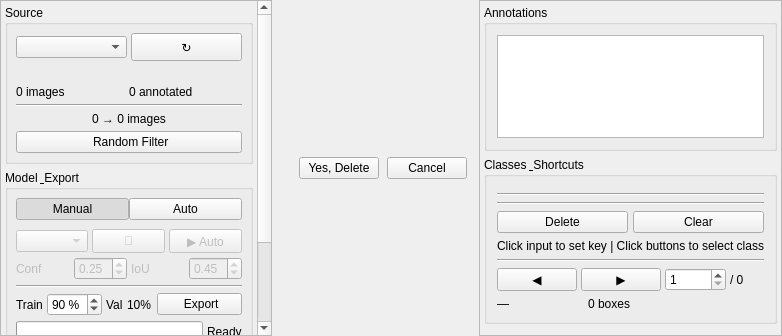
<?xml version="1.0" encoding="UTF-8"?>
<ui version="4.0">
 <class>LabelPage</class>
 <widget class="QWidget" name="LabelPage">
  <layout class="QVBoxLayout" name="mainLo">
   <property name="leftMargin"><number>0</number></property>
   <property name="topMargin"><number>0</number></property>
   <property name="rightMargin"><number>0</number></property>
   <property name="bottomMargin"><number>0</number></property>
   <property name="spacing"><number>0</number></property>

   <item><layout class="QHBoxLayout" name="mainLoH">
    <property name="spacing"><number>0</number></property>

    <!-- ═══ LEFT PANEL ═══ -->
    <item><widget class="QScrollArea" name="leftScroll">
     <property name="widgetResizable"><bool>true</bool></property>
     <property name="horizontalScrollBarPolicy"><enum>Qt::ScrollBarAlwaysOff</enum></property>
     <property name="fixedWidth"><number>280</number></property>
     <widget class="QWidget" name="leftPanel">
      <layout class="QVBoxLayout" name="leftLo">
       <property name="spacing"><number>6</number></property>
       <property name="leftMargin"><number>4</number></property>
       <property name="topMargin"><number>4</number></property>
       <property name="rightMargin"><number>4</number></property>
       <property name="bottomMargin"><number>4</number></property>

       <!-- Source -->
       <item><widget class="QGroupBox" name="sourceGroup">
        <property name="title"><string>Source</string></property>
        <layout class="QVBoxLayout" name="sourceLo">
         <property name="spacing"><number>5</number></property>
         <property name="leftMargin"><number>8</number></property>
         <property name="topMargin"><number>8</number></property>
         <property name="rightMargin"><number>8</number></property>
         <property name="bottomMargin"><number>8</number></property>

         <item><layout class="QHBoxLayout" name="sourceRow">
          <property name="spacing"><number>4</number></property>
          <item><widget class="QComboBox" name="srcCombo">
           <property name="minimumHeight"><number>28</number></property>
          </widget></item>
          <item><widget class="QPushButton" name="srcRefreshBtn">
           <property name="text"><string>↻</string></property>
           <property name="minimumSize"><size><width>36</width><height>28</height></size></property>
          </widget></item>
         </layout></item>

         <item><widget class="QLabel" name="srcPathLabel">
          <property name="wordWrap"><bool>true</bool></property>
         </widget></item>

         <item><layout class="QHBoxLayout" name="sourceStatsRow">
          <property name="spacing"><number>6</number></property>
          <item><widget class="QLabel" name="countLabel">
           <property name="text"><string>0 images</string></property>
          </widget></item>
          <item><widget class="QLabel" name="annotatedLabel">
           <property name="text"><string>0 annotated</string></property>
          </widget></item>
          <item><spacer name="sourceStatsSpacer"><property name="orientation"><enum>Qt::Horizontal</enum></property></spacer></item>
         </layout></item>

         <item><widget class="QFrame" name="sourceSep">
          <property name="frameShape"><enum>QFrame::HLine</enum></property>
          <property name="frameShadow"><enum>QFrame::Sunken</enum></property>
         </widget></item>

         <item><widget class="QLabel" name="filterStatsLabel">
          <property name="text"><string>0 → 0 images</string></property>
          <property name="alignment"><enum>Qt::AlignCenter</enum></property>
         </widget></item>

         <item><widget class="QPushButton" name="filterBtn">
          <property name="text"><string> Random Filter</string></property>
          <property name="objectName"><string>pri</string></property>
          <property name="minimumHeight"><number>26</number></property>
         </widget></item>
        </layout>
       </widget></item>

       <!-- Model & Export -->
       <item><widget class="QGroupBox" name="modelGroup">
        <property name="title"><string>Model &amp; Export</string></property>
        <layout class="QVBoxLayout" name="modelLo">
         <property name="spacing"><number>5</number></property>
         <property name="leftMargin"><number>8</number></property>
         <property name="topMargin"><number>8</number></property>
         <property name="rightMargin"><number>8</number></property>
         <property name="bottomMargin"><number>8</number></property>

         <!-- Mode toggle -->
         <item><layout class="QHBoxLayout" name="modeRow">
          <property name="spacing"><number>0</number></property>
          <item><widget class="QFrame" name="modeContainer">
           <layout class="QHBoxLayout" name="modeLo">
            <property name="spacing"><number>0</number></property>
            <property name="leftMargin"><number>0</number></property>
            <property name="topMargin"><number>0</number></property>
            <property name="rightMargin"><number>0</number></property>
            <property name="bottomMargin"><number>0</number></property>
            <item><widget class="QPushButton" name="modeManual">
             <property name="text"><string>Manual</string></property>
             <property name="checkable"><bool>true</bool></property>
             <property name="checked"><bool>true</bool></property>
             <property name="minimumHeight"><number>26</number></property>
            </widget></item>
            <item><widget class="QPushButton" name="modeAuto">
             <property name="text"><string>Auto</string></property>
             <property name="checkable"><bool>true</bool></property>
             <property name="minimumHeight"><number>26</number></property>
            </widget></item>
           </layout>
          </widget></item>
         </layout></item>

         <!-- Auto panel -->
         <item><widget class="QWidget" name="autoPanel">
          <property name="enabled"><bool>false</bool></property>
          <layout class="QVBoxLayout" name="autoLo">
           <property name="spacing"><number>4</number></property>
           <property name="leftMargin"><number>0</number></property>
           <property name="topMargin"><number>4</number></property>
           <property name="rightMargin"><number>0</number></property>
           <property name="bottomMargin"><number>0</number></property>

           <item><layout class="QHBoxLayout" name="modelRow">
            <property name="spacing"><number>4</number></property>
            <item><widget class="QComboBox" name="modelCombo">
             <property name="minimumHeight"><number>24</number></property>
            </widget></item>
            <item><widget class="QPushButton" name="browseModelBtn">
             <property name="text"><string>📁</string></property>
             <property name="minimumSize"><size><width>36</width><height>24</height></size></property>
            </widget></item>
            <item><widget class="QPushButton" name="autoBtn">
             <property name="text"><string>▶ Auto</string></property>
             <property name="objectName"><string>pri</string></property>
             <property name="minimumSize"><size><width>72</width><height>24</height></size></property>
            </widget></item>
           </layout></item>

           <item><layout class="QHBoxLayout" name="confRow">
            <property name="spacing"><number>4</number></property>
            <item><widget class="QLabel" name="confLabel">
             <property name="text"><string>Conf</string></property>
            </widget></item>
            <item><widget class="QDoubleSpinBox" name="alConf">
             <property name="minimum"><double>0.01</double></property>
             <property name="maximum"><double>0.99</double></property>
             <property name="value"><double>0.25</double></property>
             <property name="singleStep"><double>0.05</double></property>
             <property name="decimals"><number>2</number></property>
             <property name="minimumHeight"><number>24</number></property>
            </widget></item>
            <item><widget class="QLabel" name="iouLabel">
             <property name="text"><string>IoU</string></property>
            </widget></item>
            <item><widget class="QDoubleSpinBox" name="alIou">
             <property name="minimum"><double>0.01</double></property>
             <property name="maximum"><double>0.99</double></property>
             <property name="value"><double>0.45</double></property>
             <property name="singleStep"><double>0.05</double></property>
             <property name="decimals"><number>2</number></property>
             <property name="minimumHeight"><number>24</number></property>
            </widget></item>
           </layout></item>
          </layout>
         </widget></item>

         <!-- Separator -->
         <item><widget class="QFrame" name="exportSep">
          <property name="frameShape"><enum>QFrame::HLine</enum></property>
          <property name="frameShadow"><enum>QFrame::Sunken</enum></property>
         </widget></item>

         <!-- Export row -->
         <item><layout class="QHBoxLayout" name="exportRow">
          <property name="spacing"><number>6</number></property>
          <item><layout class="QHBoxLayout" name="trainRatioRow">
           <property name="spacing"><number>4</number></property>
           <item><widget class="QLabel" name="trainLabel">
            <property name="text"><string>Train</string></property>
           </widget></item>
           <item><widget class="QSpinBox" name="trainRatio">
            <property name="minimum"><number>50</number></property>
            <property name="maximum"><number>99</number></property>
            <property name="value"><number>90</number></property>
            <property name="suffix"><string> %</string></property>
            <property name="minimumHeight"><number>24</number></property>
           </widget></item>
           <item><widget class="QLabel" name="valLabel2">
            <property name="text"><string>Val</string></property>
           </widget></item>
           <item><widget class="QLabel" name="valLabel">
            <property name="text"><string>10%</string></property>
           </widget></item>
          </layout></item>
          <item><widget class="QPushButton" name="exportBtn">
           <property name="text"><string> Export</string></property>
           <property name="objectName"><string>pri</string></property>
           <property name="minimumHeight"><number>24</number></property>
          </widget></item>
         </layout></item>

         <!-- Progress & status -->
         <item><layout class="QHBoxLayout" name="exportStatusRow">
          <property name="spacing"><number>4</number></property>
          <item><widget class="QProgressBar" name="exportBar">
           <property name="minimumHeight"><number>4</number></property>
           <property name="textVisible"><bool>false</bool></property>
          </widget></item>
          <item><widget class="QLabel" name="exportStatus">
           <property name="text"><string>Ready</string></property>
          </widget></item>
         </layout></item>
        </layout>
       </widget></item>

       <!-- Stats -->
       <item><widget class="QGroupBox" name="statsGroup">
        <property name="title"><string>Class Distribution</string></property>
        <layout class="QVBoxLayout" name="statsLo">
         <property name="spacing"><number>6</number></property>
         <property name="leftMargin"><number>8</number></property>
         <property name="topMargin"><number>8</number></property>
         <property name="rightMargin"><number>8</number></property>
         <property name="bottomMargin"><number>8</number></property>

         <item><layout class="QHBoxLayout" name="statsHeader">
          <property name="spacing"><number>4</number></property>
          <item><widget class="QLabel" name="statsHeaderClass">
           <property name="text"><string>Class</string></property>
          </widget></item>
          <item><widget class="QLabel" name="statsHeaderCount">
           <property name="text"><string>Count</string></property>
          </widget></item>
          <item><widget class="QLabel" name="statsHeaderPct">
           <property name="text"><string>%</string></property>
          </widget></item>
          <item><widget class="QLabel" name="statsHeaderDist">
           <property name="text"><string>Distribution</string></property>
          </widget></item>
         </layout></item>

         <item><widget class="QLabel" name="statsSummary">
          <property name="text"><string>0 images · 0 instances</string></property>
         </widget></item>

         <item><widget class="QWidget" name="statsContainer" native="true">
          <layout class="QVBoxLayout" name="statsContainerLo">
           <property name="spacing"><number>4</number></property>
           <property name="leftMargin"><number>0</number></property>
           <property name="topMargin"><number>0</number></property>
           <property name="rightMargin"><number>0</number></property>
           <property name="bottomMargin"><number>0</number></property>
          </layout>
         </widget></item>
        </layout>
       </widget></item>

       <item><spacer name="leftSpacer"><property name="orientation"><enum>Qt::Vertical</enum></property></spacer></item>
      </layout>
     </widget>
    </widget></item>

    <!-- ═══ CENTER: Canvas ═══ -->
    <item><widget class="QWidget" name="centerPanel">
     <layout class="QGridLayout" name="centerLo">
      <property name="spacing"><number>0</number></property>
      <property name="leftMargin"><number>0</number></property>
      <property name="topMargin"><number>0</number></property>
      <property name="rightMargin"><number>0</number></property>
      <property name="bottomMargin"><number>0</number></property>

      <!-- Canvas at (0,0), will be replaced by AnnotationCanvas in Python -->
      <item row="0" column="0"><widget class="QWidget" name="canvasPlaceholder" native="true"/></item>

      <!-- Delete confirm bar (always bottom) -->
      <item row="0" column="0">
       <widget class="QWidget" name="deleteConfirm" native="true">
        <property name="visible"><bool>false</bool></property>
        <layout class="QHBoxLayout" name="deleteLo">
         <property name="spacing"><number>8</number></property>
         <property name="leftMargin"><number>12</number></property>
         <property name="topMargin"><number>8</number></property>
         <property name="rightMargin"><number>12</number></property>
         <property name="bottomMargin"><number>8</number></property>
         <item><widget class="QLabel" name="confirmMsg">
          <property name="wordWrap"><bool>true</bool></property>
         </widget></item>
         <item><widget class="QPushButton" name="confirmYesBtn">
          <property name="text"><string>Yes, Delete</string></property>
         </widget></item>
         <item><widget class="QPushButton" name="confirmNoBtn">
          <property name="text"><string>Cancel</string></property>
         </widget></item>
        </layout>
         </widget>
       </item>
     </layout>
    </widget></item>

    <!-- ═══ RIGHT PANEL ═══ -->
    <item><widget class="QScrollArea" name="rightScroll">
     <property name="widgetResizable"><bool>true</bool></property>
     <property name="horizontalScrollBarPolicy"><enum>Qt::ScrollBarAlwaysOff</enum></property>
     <property name="fixedWidth"><number>280</number></property>
     <widget class="QWidget" name="rightPanel">
      <layout class="QVBoxLayout" name="rightLo">
       <property name="spacing"><number>6</number></property>
       <property name="leftMargin"><number>4</number></property>
       <property name="topMargin"><number>4</number></property>
       <property name="rightMargin"><number>4</number></property>
       <property name="bottomMargin"><number>4</number></property>

       <!-- Annotations list -->
       <item><widget class="QGroupBox" name="annGroup">
        <property name="title"><string>Annotations</string></property>
        <layout class="QVBoxLayout" name="annLo">
         <property name="spacing"><number>6</number></property>
         <property name="leftMargin"><number>10</number></property>
         <property name="topMargin"><number>10</number></property>
         <property name="rightMargin"><number>10</number></property>
         <property name="bottomMargin"><number>10</number></property>
         <item><widget class="QListWidget" name="annList">
          <property name="minimumHeight"><number>120</number></property>
         </widget></item>
        </layout>
       </widget></item>

       <!-- Classes & Shortcuts -->
       <item><widget class="QGroupBox" name="classGroup">
        <property name="title"><string>Classes &amp; Shortcuts</string></property>
        <layout class="QVBoxLayout" name="classLo">
         <property name="spacing"><number>6</number></property>
         <property name="leftMargin"><number>10</number></property>
         <property name="topMargin"><number>10</number></property>
         <property name="rightMargin"><number>10</number></property>
         <property name="bottomMargin"><number>10</number></property>

         <!-- Class buttons container (populated dynamically) -->
         <item><widget class="QWidget" name="classButtonsContainer" native="true">
          <layout class="QGridLayout" name="classBtnsGrid">
           <property name="spacing"><number>6</number></property>
           <property name="leftMargin"><number>0</number></property>
           <property name="topMargin"><number>0</number></property>
           <property name="rightMargin"><number>0</number></property>
           <property name="bottomMargin"><number>0</number></property>
          </layout>
         </widget></item>

         <!-- Separator -->
         <item><widget class="QFrame" name="classSep1">
          <property name="frameShape"><enum>QFrame::HLine</enum></property>
          <property name="frameShadow"><enum>QFrame::Sunken</enum></property>
         </widget></item>

         <!-- Shortcut inputs grid (4 columns) -->
         <item><layout class="QGridLayout" name="shortcutGrid">
          <property name="spacing"><number>4</number></property>
          <!-- Row 0: Labels (filled by Python) -->
          <!-- Row 1: Inputs (filled by Python) -->
         </layout></item>

         <!-- Separator -->
         <item><widget class="QFrame" name="classSep2">
          <property name="frameShape"><enum>QFrame::HLine</enum></property>
          <property name="frameShadow"><enum>QFrame::Sunken</enum></property>
         </widget></item>

         <!-- Delete / Clear buttons -->
         <item><layout class="QHBoxLayout" name="actionBtnRow">
          <property name="spacing"><number>5</number></property>
          <item><widget class="QPushButton" name="delBtn">
           <property name="text"><string>Delete</string></property>
          </widget></item>
          <item><widget class="QPushButton" name="clearBtn">
           <property name="text"><string>Clear</string></property>
          </widget></item>
         </layout></item>

         <!-- Hint -->
         <item><widget class="QLabel" name="shortcutHint">
          <property name="text"><string>Click input to set key | Click buttons to select class</string></property>
          <property name="alignment"><enum>Qt::AlignCenter</enum></property>
         </widget></item>

         <!-- Separator -->
         <item><widget class="QFrame" name="classSep3">
          <property name="frameShape"><enum>QFrame::HLine</enum></property>
          <property name="frameShadow"><enum>QFrame::Sunken</enum></property>
         </widget></item>

         <!-- Navigation row -->
         <item><layout class="QHBoxLayout" name="navRow">
          <property name="spacing"><number>4</number></property>
          <item><widget class="QPushButton" name="prevBtn">
           <property name="text"><string>◀</string></property>
          </widget></item>
          <item><widget class="QPushButton" name="nextBtn">
           <property name="text"><string>▶</string></property>
          </widget></item>
          <item><widget class="QSpinBox" name="idxInput">
           <property name="minimum"><number>1</number></property>
           <property name="maximum"><number>99999</number></property>
           <property name="minimumHeight"><number>24</number></property>
          </widget></item>
          <item><widget class="QLabel" name="totalLabel">
           <property name="text"><string>/ 0</string></property>
          </widget></item>
         </layout></item>

         <!-- Info row -->
         <item><layout class="QHBoxLayout" name="infoRow">
          <property name="spacing"><number>6</number></property>
          <item><widget class="QLabel" name="imgNameLabel">
           <property name="text"><string>—</string></property>
          </widget></item>
          <item><widget class="QLabel" name="annCountLabel">
           <property name="text"><string>0 boxes</string></property>
          </widget></item>
          <item><widget class="QLabel" name="saveIndicator">
           <property name="text"><string></string></property>
          </widget></item>
         </layout></item>
        </layout>
       </widget></item>

       <item><spacer name="rightSpacer"><property name="orientation"><enum>Qt::Vertical</enum></property></spacer></item>
      </layout>
     </widget>
    </widget></item>

   </layout></item>
  </layout>
 </widget>
 <resources/>
 <connections/>
</ui>
